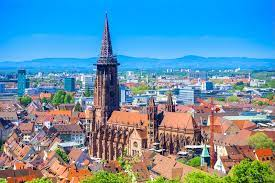
#> input picture 03_exercises/freiburg.jpeg, 275 x 183 px
$ jupyter execute --allow-errors 03_exercises_katja.ipynb   (shell and % lines are left out)
#> lines starting #> are read from the running program, lines starting #| are printed output that depends on the picture
# The Neural Code: Exercises 2

[cell 1]
import numpy as np
from matplotlib import pyplot as plt
from matplotlib import image as image
import scipy.stats
from scipy.signal import convolve2d
from mpl_toolkits.mplot3d import Axes3D

__Exercise 1: Convolution as Filter__

(a) Load the fluoresence trace exampleCAtrace.npy from a calcium imaging experiment and plot it
with the appropriate time axis (sampling frequency is 20 Hz).

#> (a cell that did not finish here is left out)

(b) Let's now focus on a small snippet from sample 1000 to 2000, which contains three visible tran-
sients.

#> (a cell that did not finish here is left out)

(c) Convolve the snippet with a Gaussian kernel with $\sigma = 250 ms$ and interpret its action.

[cell 4]
t = np.arange(50, 100, 1/20)

mean = 75
sigma = 0.25

gaussian = scipy.stats.norm(mean, sigma).pdf(t)

#> (the rest of this cell did not finish here and is left out)

The gaussian kernel smoothes the fluorescence curve.

(d) Change $\sigma$ and explore the effect.

[cell 5]
sigmas = [0.05, 0.1, 0.25, 0.05, 1, 2]

t = np.arange(50, 100, 1/20)
mean = 75

fig, ax = plt.subplots(3, 2, figsize = (7, 6), sharex = True, sharey = True)
ax = ax.reshape(-1)

#> (the rest of this cell did not finish here and is left out)

(e) Next generate a new kernel by multiplying the Gaussian kernel ($\sigma = 250 ms$) with $-sin(2 \pi t)$ and
plot the convolution. Why is the convolution approximating a differentiation?

[cell 6]
t = np.arange(50, 100, 1/20)

mean = 75
sigma = 0.25

gaussian = scipy.stats.norm(mean, sigma).pdf(t)
sin = -np.sin(2 * np.pi * t)

first_derivative_kernel = gaussian * sin

plt.figure()
plt.plot(first_derivative_kernel)
plt.title('kernel obtained by multiplying gaussian kernel with $-sin(2 \pi t)$')
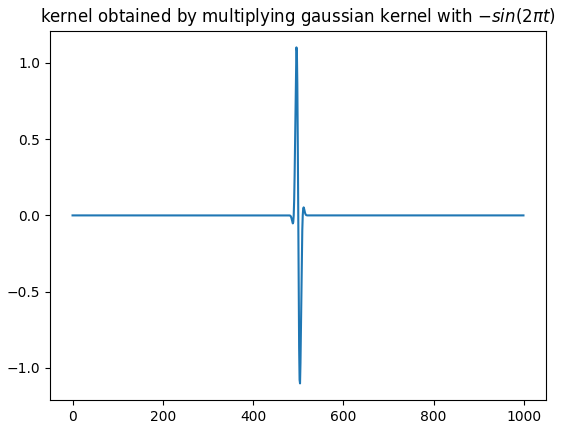
#> figure drawn by matplotlib, 1 panel; curve peaks at x = 496, y = 1.1

#> (a cell that did not finish here is left out)

It is approximating a differentation because the large positive peak of the kernel 'caputures' rising slopes and the large negative peak falling slopes.

(f) Construct a kernel that approximates a second derivative and verify.

[cell 8]
t = np.arange(50, 100, 1/20)

mean = 75
sigma = 0.25

gaussian = scipy.stats.norm(mean, sigma).pdf(t)
sin = -np.sin((2 * np.pi * t) + np.pi/2)

second_derivative_kernel = gaussian * sin

plt.figure()
plt.plot(second_derivative_kernel)
plt.title('kernel obtained by multiplying gaussian kernel with $-sin(2 \pi t)$')
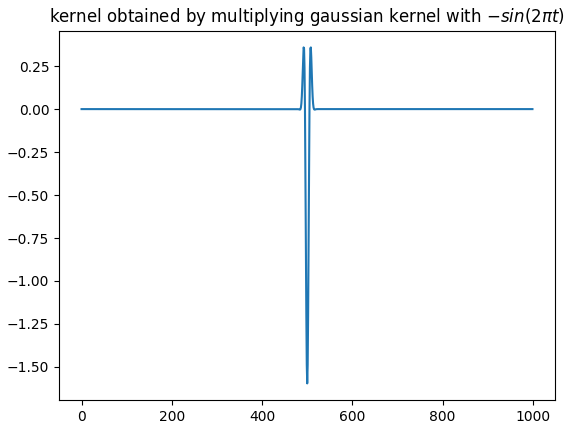
#> figure drawn by matplotlib, 1 panel; curve peaks at x = 508, y = 0.359

#> (a cell that did not finish here is left out)

[cell 10]
second_derivative_kernel = np.convolve(first_derivative_kernel, first_derivative_kernel, mode = 'same')

#> (the rest of this cell did not finish here and is left out)

[cell 11]
plt.figure()
plt.plot(second_derivative_kernel)
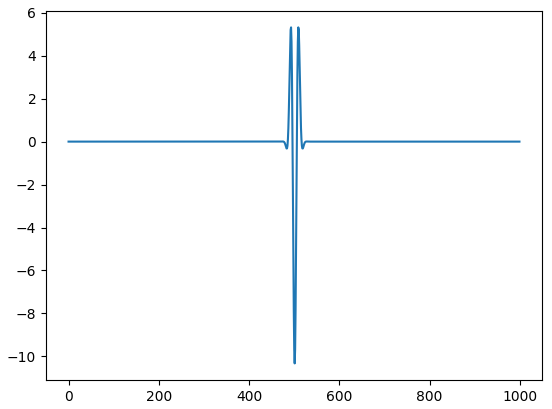
#> figure drawn by matplotlib, 1 panel; curve peaks at x = 493, y = 5.32

__Exercise 2: Image filters__

(a) Load the image freiburg.jpeg with img=matplotlib.image.imread(....), average over the
three color channels (img = np.mean(np.array(img),axis=2)) and plot (matplotlib.pyplot.imshow).

[cell 12]
img=image.imread('freiburg.jpeg')
#> img is the input picture: shape (183, 275, 3); mean R, G, B 101.2, 146.3, 170.6

plt.figure()
img = np.mean(np.array(img), axis=2)
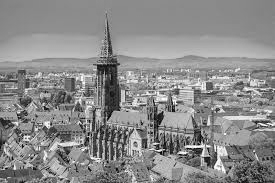
#> img: shape (183, 275) float64; min 1.33, max 254.7, mean 139.3
plt.imshow(img)

(b) Generate a 2-d Gaussian kernel $\sigma = 5$ pixels (check out numpy.mgrid) and convolve the image
(use from scipy.signal import convolve2d) to obtain a blurred image.

[cell 13]
X, Y = np.mgrid[0:img.shape[0], 0:img.shape[1]]
mean_x = 91
mean_y = 137
sigma = 5

Z = np.zeros((img.shape[0], img.shape[1]))

for i in range(img.shape[0]):
    for j in range(img.shape[1]):
        Z[i, j] = scipy.stats.multivariate_normal.pdf([X[i, j], Y[i, j]], [mean_x, mean_y], [sigma, sigma])
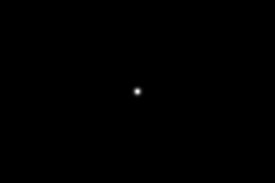
#> Z: shape (183, 275) float64; min 0, max 0.0318, mean 1.99e-05; drawn with min black and max white

[cell 14]
plt.figure()
ax = plt.axes(projection='3d')
ax.plot_wireframe(X = X, Y = Y, Z = Z)
ax.set_xlabel('x')
ax.set_ylabel('y')
ax.set_zlabel('z')
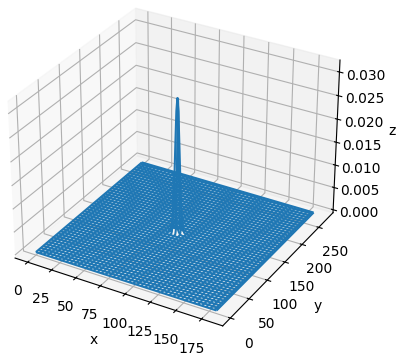
#> figure drawn by matplotlib, 1 panel

[cell 15]
convolved_img = convolve2d(img, Z, mode = 'same')
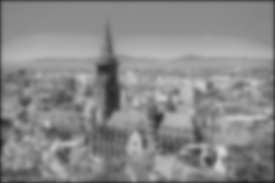
#> convolved_img: shape (183, 275) float64; min 28.26, max 214.5, mean 137.4

plt.figure()
plt.imshow(convolved_img)

(c) Next, write a function that implements a Gabor kernel.

[cell 16]
def gabor(x, sigma, k, phi):
    result = np.exp((- x ** 2) / (2 * sigma ** 2)) * np.cos(k * x - phi)
    return result

[cell 17]
phi_values = [0, np.pi/2, np.pi, np.pi + np.pi/2, 2*np.pi]
k_vectors = [0.5 * np.array([np.cos(i), np.sin(i)]) for i in phi_values]
sigma = 5

[cell 18]
fig, ax = plt.subplots(5, 5, figsize = (10, 10))
#> (the rest of this cell did not finish here and is left out)

#> (a cell that did not finish here is left out)


[cell 20]
gabor(np.array([X[2, j], Y[2, j]]), sigma, k_vectors[l], phi_values[k])[0]
#> Out = 0.499
